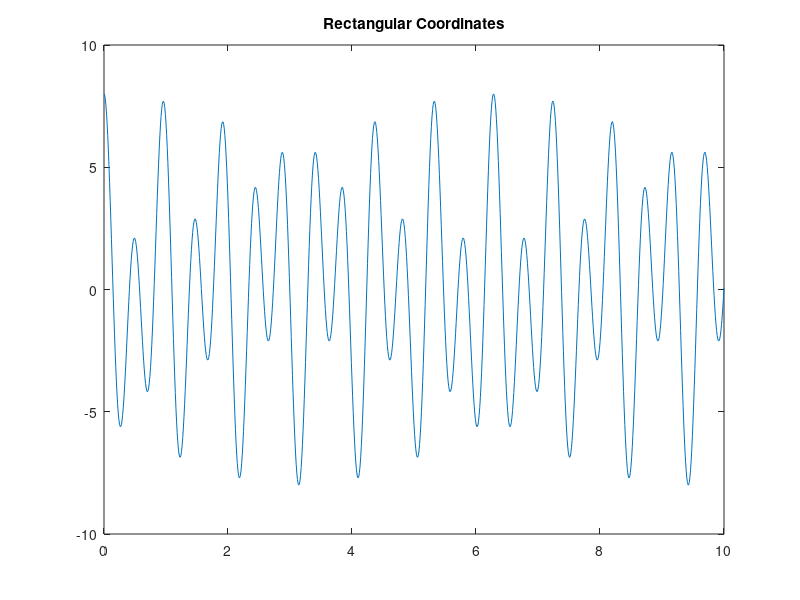
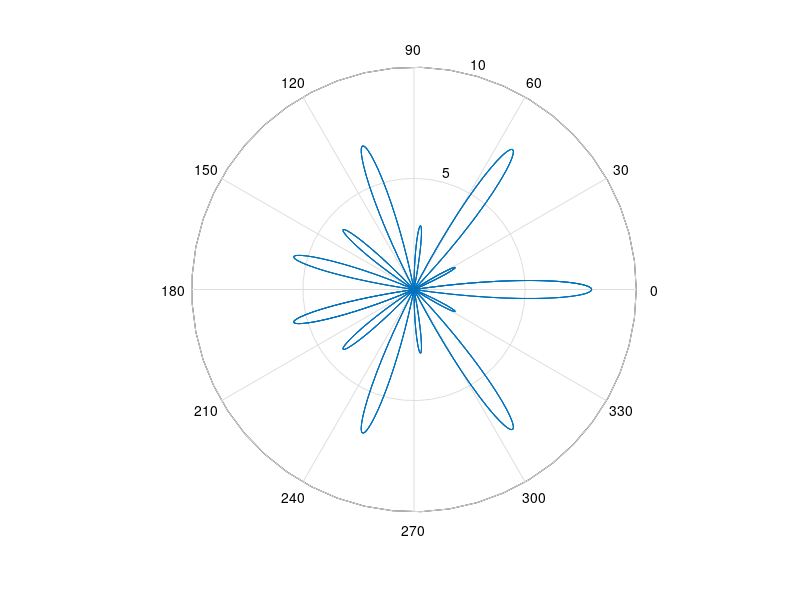

Here is the MATLAB script that generated these plots, in order:
% P1_8.M Plot the function
%  y=3*cos(7x)+5*cos(13x)
x=[0:.01:10];	% Experiment with spacing to get a good plot
y=3*cos(7*x)+5*cos(13*x);
clf	% Clear any figures
figure(1)
plot(x,y)
title('Rectangular Coordinates')
pause
% Polar coordinates
figure(2)
polar(x,y)
